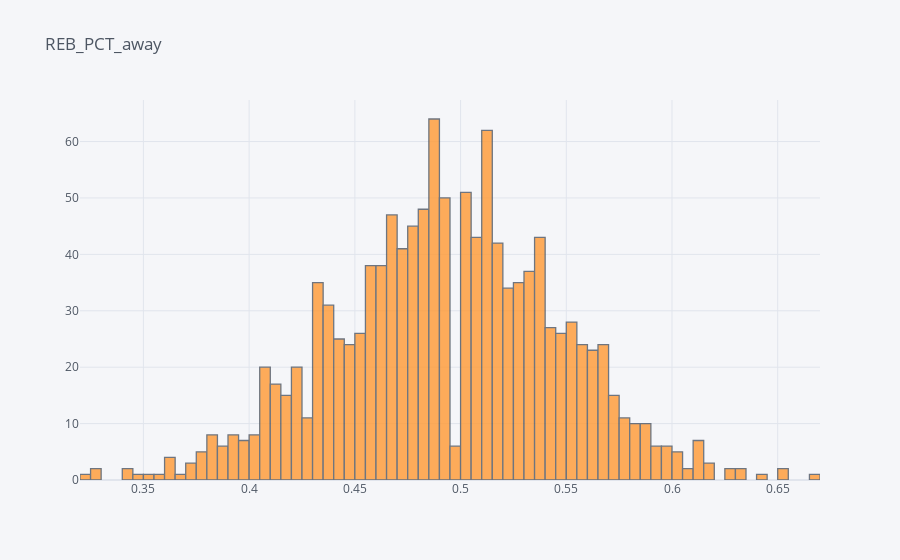

Here is the notebook cell this chart was saved with:
### Code cell
df['REB_PCT_away'].iplot(kind='hist',bins=120, title='REB_PCT_away')

### Figure 1 — Plotly figure (JSON) as saved in the notebook; plotly's stock layout.template omitted (floating-point values rounded to 4 significant figures; data arrays with more than 128 entries replaced by an {"elided": "..."} marker saying what was removed)
{"data": [{"histfunc": "count", "histnorm": "", "marker": {"color": "rgba(255, 153, 51, 1.0)", "line": {"color": "#4D5663", "width": 1.3}}, "name": "REB_PCT_away", "nbinsx": 120, "opacity": 0.8, "orientation": "v", "type": "histogram", "x": {"elided": "1241 float values"}}], "layout": {"barmode": "overlay", "legend": {"bgcolor": "#F5F6F9", "font": {"color": "#4D5663"}}, "paper_bgcolor": "#F5F6F9", "plot_bgcolor": "#F5F6F9", "title": {"font": {"color": "#4D5663"}, "text": "REB_PCT_away"}, "xaxis": {"gridcolor": "#E1E5ED", "showgrid": true, "tickfont": {"color": "#4D5663"}, "title": {"font": {"color": "#4D5663"}, "text": ""}, "zerolinecolor": "#E1E5ED"}, "yaxis": {"gridcolor": "#E1E5ED", "showgrid": true, "tickfont": {"color": "#4D5663"}, "title": {"font": {"color": "#4D5663"}, "text": ""}, "zerolinecolor": "#E1E5ED"}}}
